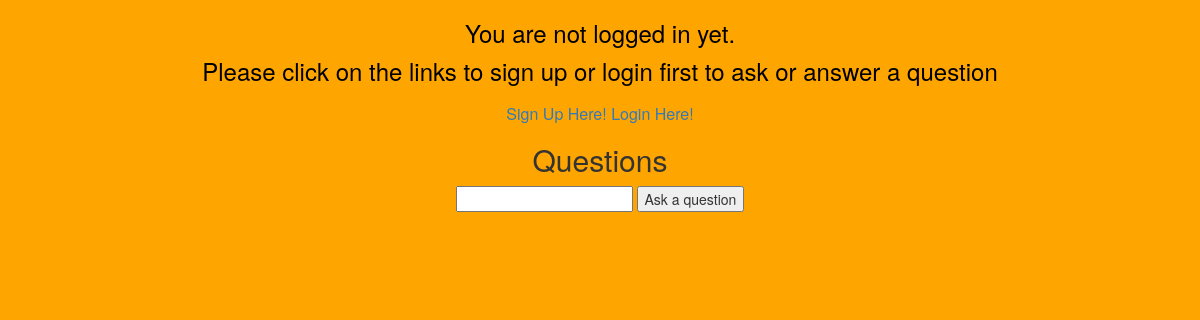
The page /homeFeed/ on the database as committed earlier.
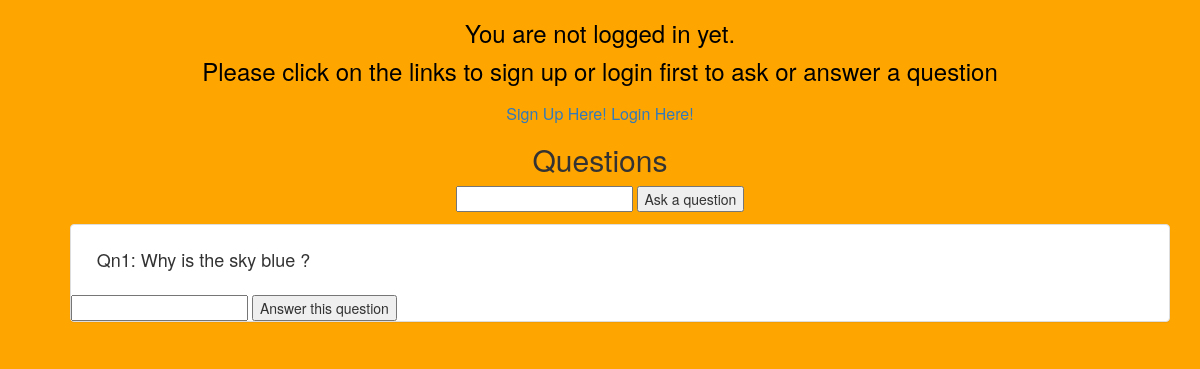
The same page on the database as committed later.
### homeFeed/models.py (models this page shows, shortened)
class Question(models.Model):
    question_name = models.CharField(max_length=100)

### homeFeed/views.py (the view)
# urls.py: path('', views.homeFeedView, name='homeFeedView'),
def homeFeedView(request):
    is_authenticated = False
    if isLoggedIn(request):
        is_authenticated = True
    all_questions = Question.objects.all()
    return render(request,'homeFeed.html',{'all_questions_list':all_questions,'is_authenticated':is_authenticated})

### homeFeed/views.py (called while the page is built)
def isLoggedIn(request):
    return request.user.is_authenticated

### templates/homeFeed.html (shortened to what this page needs)
<!DOCTYPE html>
<html>
<head>
   <link rel="stylesheet" href="https://maxcdn.bootstrapcdn.com/bootstrap/3.4.1/css/bootstrap.min.css">
</head>
<body style="background-color:orange;">
<div>
    <div>
        {% if not is_authenticated %}
           {% if is_question %}
              <h3 align="center" style="color:red;"> Please login first to ask a question </h3>
           {% elif is_answer %}
              <h3 align="center" style="color:red;"> Please login first to answer a question </h3>
            {% else %}
              <h3 align="center" style="color:black;">
                  You are not logged in yet. <br>
                  <div style="margin-top:1%;margin-bottom:1%;">
                    Please click on the links to sign up or login first to ask or answer a question
                  </div>
                  <div>
                    <div style="display:inline;font-size:medium">
                      <a href="/signUp/"> Sign Up Here! </a>
                      <a href="/login/"> Login Here! </a>
                    </div>
                  </div>
              </h3>
           {% endif %}
        {% else %}
           <a style="float:right;margin-right:2%" href="/logoutUser/"> <h5> Logout </h5> </a>
        {% endif %}
      <h2 align="center">
        Questions
      </h2>
        <div align="center">
         <form action="/addQuestion/" method="post"> {% csrf_token %}
           <input type="text" name="question_name"/>
           <input type="submit" value="Ask a question"/>
         </form>
            </div>
        </div>
    <div class="container" style="margin-top:1%;">
      <ul>
        {% for question in all_questions_list %}
          <div class="panel panel-default">
            <div class="panel-body">
                <h4 style="margin-left:1%">
                    Qn{{forloop.counter}}: {{question.question_name}}
                </h4>
            </div>
               <form action="/answerFeedView/{{question.id}}" method="post"> {% csrf_token %}
                   <input type="text" name="answer_content">
                  <input type="submit" value="Answer this question"/>
              </form>
          </div>
        {% endfor %}
      </ul>
    </div>
</div>
</body>

Rows that differ between the two databases and show on the page:
added Question: question_name "Why is the sky blue ?"
